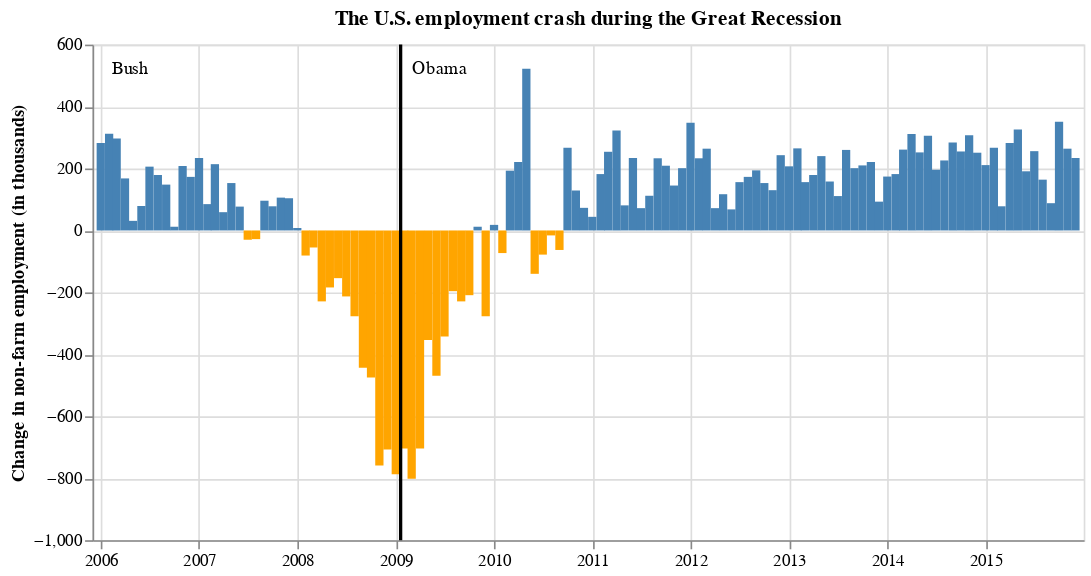

Source (notebook cell):
### Code cell
source = data.us_employment()
presidents = pd.DataFrame([
    {
        "start": "2006-01-01",
        "end": "2009-01-19",
        "president": "Bush"
    },
    {
        "start": "2009-01-20",
        "end": "2015-12-31",
        "president": "Obama"
    }
])

bars = alt.Chart(
    source,
    title="The U.S. employment crash during the Great Recession"
).mark_bar().encode(
    x=alt.X("month:T", title=""),
    y=alt.Y("nonfarm_change:Q", title="Change in non-farm employment (in thousands)"),
    color=alt.condition(
        alt.datum.nonfarm_change > 0,
        alt.value("steelblue"),
        alt.value("orange")
    )
)

rule = alt.Chart(presidents).mark_rule(
    color="black",
    strokeWidth=2
).encode(
    x='end:T'
).transform_filter(alt.datum.president == "Bush")

text = alt.Chart(presidents).mark_text(
    align='left',
    baseline='middle',
    dx=7,
    dy=-135,
    size=11
).encode(
    x='start:T',
    x2='end:T',
    text='president',
    color=alt.value('#000000')
)

(bars + rule + text).properties(width=600)
